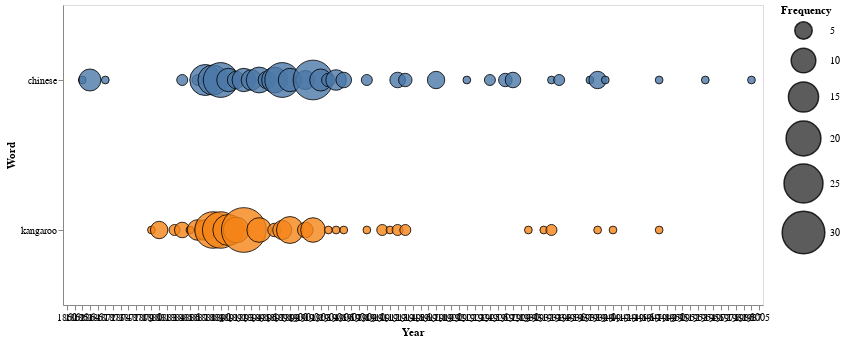

Notebook code cell kept with this figure:
### Markdown cell above
### Create a bubbleline chart

### Code cell
# Create a chart
alt.Chart(df_words.loc[df_words['year'] > 0]).mark_circle(
    
    # Style the circles
    opacity=0.8,
    stroke='black',
    strokeWidth=1
).encode(
    
    # Year on the X axis
    x=alt.X('year:O', axis=alt.Axis(format='c', title='Year', labelAngle=0)),
    
    # Object type on the Y axis
    y=alt.Y('word:N', title='Word'),
    
    # Size of the circles represents the number of objects
    size=alt.Size('count:Q',
        scale=alt.Scale(range=[0, 2000]),
        legend=alt.Legend(title='Frequency')
    ),
    
    # Color the circles by object type
    color=alt.Color('word:N', legend=None),
    
    # More details on hover
    tooltip=[alt.Tooltip('word:N', title='Word'), alt.Tooltip('year:O', title='Year'), alt.Tooltip('count:Q', title='Frequency', format=',')]
).properties(
    width=700,
    height=300
)

### Figure 1 — Vega-Lite specification as saved in the notebook (floating-point values rounded to 4 significant figures; data arrays with more than 128 entries replaced by an {"elided": "..."} marker saying what was removed)
{"$schema": "https://vega.github.io/schema/vega-lite/v3.4.0.json", "config": {"mark": {"tooltip": null}, "view": {"height": 300, "width": 400}}, "data": {"name": "data-eb2de02a2256a9e8c35b864eeb0207b1"}, "datasets": {"data-eb2de02a2256a9e8c35b864eeb0207b1": {"elided": "182 records"}}, "encoding": {"color": {"field": "word", "legend": null, "type": "nominal"}, "size": {"field": "count", "legend": {"title": "Frequency"}, "scale": {"range": [0, 2000]}, "type": "quantitative"}, "tooltip": [{"field": "word", "title": "Word", "type": "nominal"}, {"field": "year", "title": "Year", "type": "ordinal"}, {"field": "count", "format": ",", "title": "Frequency", "type": "quantitative"}], "x": {"axis": {"format": "c", "labelAngle": 0, "title": "Year"}, "field": "year", "type": "ordinal"}, "y": {"field": "word", "title": "Word", "type": "nominal"}}, "height": 300, "mark": {"opacity": 0.8, "stroke": "black", "strokeWidth": 1, "type": "circle"}, "width": 700}
